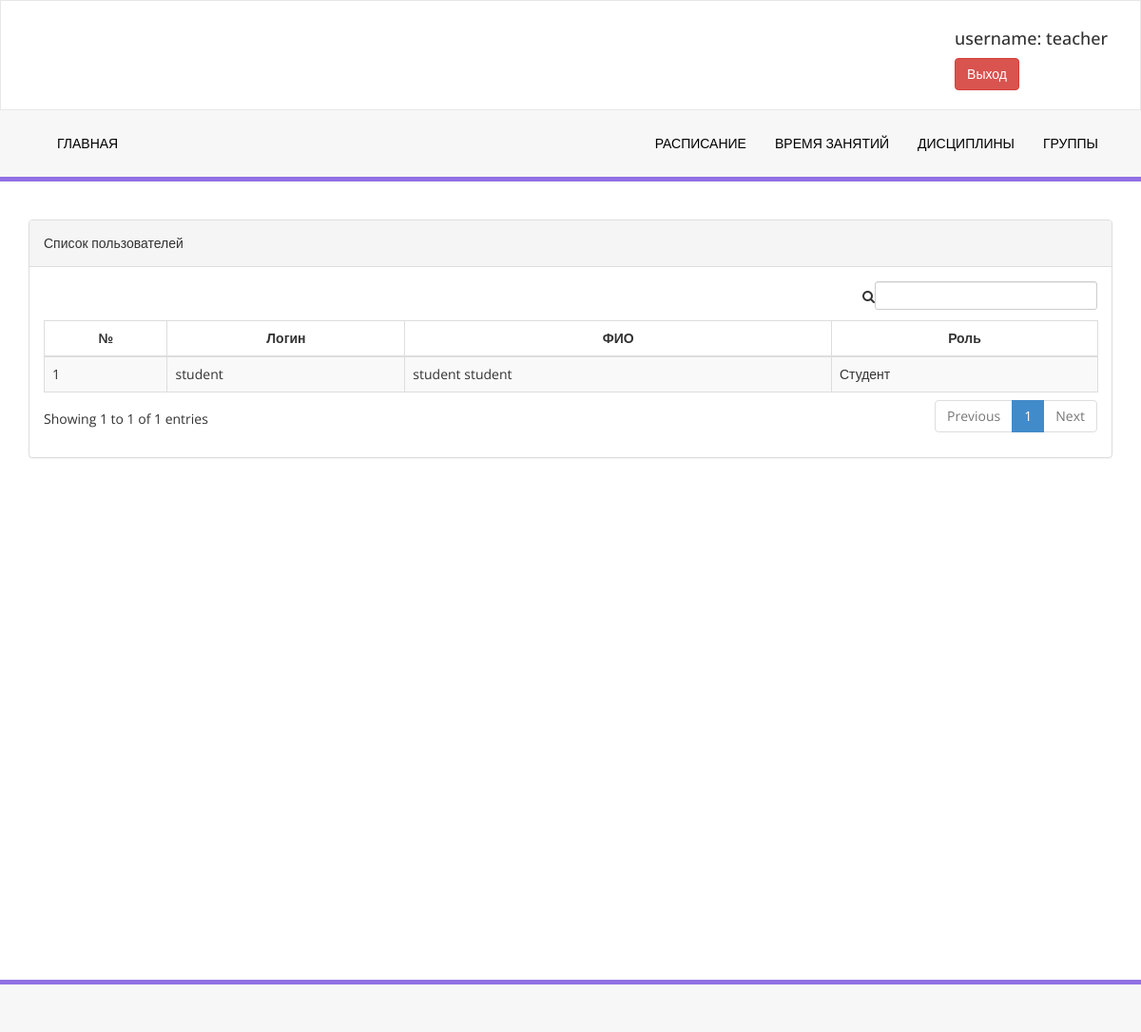
/profile/group/detail/2 (signed in), run on the app's committed database.
### Profile/models.py (models this page shows, shortened)
class Profile(models.Model):
    LEVEL = (
        ("Teacher", "Преподаватель"),
        ("Student", "Студент"),
        ("Training_division", "Учебный отдел")
    )
    user = models.OneToOneField(User, on_delete=models.CASCADE)
    first_name = models.CharField(max_length=255, null=True)
    last_name = models.CharField(max_length=255, null=True)
    otchestvo = models.CharField(max_length=255, null=True)
    level = models.CharField(max_length=255, choices=LEVEL)

### Profile/views.py (the view)
# urls.py: path('group/detail/<int:pk>', views.GroupDetailView.as_view(), name='group_detail'),
class GroupDetailView(LoginRequiredMixin, generic.DetailView):
    model = StudentGroup
    template_name = 'profile/group/detail.html'

### templates/profile/group/detail.html
{% extends "base.html" %}
{% block content %}
    <div class="row">
        <div class="col-md-12">
            <div class="panel panel-default">
                <div class="panel-heading">
                    Список пользователей
                </div>
                <div class="panel-body">
                    <div class="table-responsive">
                        <table class="table table-striped table-bordered table-hover" id="lesson_info_table">
                            <thead>
                            <tr>
                                <th class="text-center">№</th>
                                <th class="text-center">Логин</th>
                                <th class="text-center">ФИО</th>
                                <th class="text-center">Роль</th>
                            </tr>
                            </thead>
                            <tbody>
                            {% for profile in studentgroup.students.all %}
                                <tr class="odd gradeX">
                                    <td>{{ forloop.counter }}</td>
                                    <td>{{ profile.user.username }}</td>
                                    <td>{% if profile.last_name  %}{{ profile.last_name }}{% endif %} {% if profile.first_name %}{{ profile.first_name }}{% endif %} {% if profile.otchestvo %}{{ profile.otchestvo }}{% endif %}</td>
                                    <td>{{ profile.get_level_display }}</td>
                                </tr>
                            {% endfor %}
                            </tbody>
                        </table>
                    </div>
                </div>
            </div>
        </div>
    </div>
{% endblock %}

### templates/base.html (shortened to what this page needs)
{% load static %}
<!DOCTYPE html>
<html>
<head>
    <link href='{% static 'js/fullcalendar-5.3.2/lib/main.css' %}' rel='stylesheet'/>
    <link rel="stylesheet" href="//code.jquery.com/ui/1.12.1/themes/base/jquery-ui.css">
    <link rel="stylesheet" href="/resources/demos/style.css">
    <link href="{% static 'css/bootstrap.css' %}" rel="stylesheet"/>
    <link href="{% static 'css/font-awesome.css' %}" rel="stylesheet"/>
    <link href="{% static 'css/style.css' %}" rel="stylesheet"/>
    <link href="{% static 'js/dataTables/dataTables.bootstrap.css' %}" rel="stylesheet"/>
</head>
<body>
<div class="navbar navbar-inverse set-radius-zero">
    <div class="container">
        <div class="row">
            <div class="pull-right right-div">
                <h4> username: {{ request.user.username }} </h4>
                <a href="{% url 'logout' %}" class="btn btn-danger">Выход</a>
            </div>
        </div>
    </div>
</div>
<section class="menu-section">
    <div class="container">
        <div class="row ">
            <div class="col-md-12">
                <div class="navbar-collapse collapse ">
                    <ul id="menu-top" class="nav navbar-nav navbar-left">
                        <li><a id="nav-stream" href="/" class="">Главная</a></li>
                    </ul>
                    <ul id="menu-top" class="nav navbar-nav navbar-right">
                        <li><a id="nav-stream" href="{% url "calendar:list" %}" class="">Расписание</a></li>
                        <li><a id="nav-subs" href="{% url "lesson:time" %}">Время занятий</a></li>
                        <li><a id="nav-create" href="{% url 'lesson:info' %}">Дисциплины</a></li>
                        {% if request.user.profile.level == "Student" %}
                            <li><a id="nav-create" href="{% url 'profile:group_list' %}">Моя группа</a></li>
                        {% else %}
                            <li><a id="nav-create" href="{% url 'profile:group_list' %}">Группы</a></li>
                        {% endif %}
                    </ul>
                </div>
            </div>
        </div>
    </div>
</section>
<div class="content-wrapper">
    <div class="container">
        {% block content %}
        {% endblock %}
    </div>
</div>
<section class="footer-section">
</section>
</body>
</html>

### static/css/style.css (style rules this page uses)
.set-radius-zero { border-radius:0px; -moz-border-radius:0px; -webkit-border-radius:0px; }
.content-wrapper { margin-top: 40px; min-height:800px; padding-bottom:90px; }
.right-div { float: right; padding: 20px; }
#menu-top a { color:#000; text-decoration:none; font-weight:500; padding: 25px 15px 25px 15px; text-transform:uppercase; }
.menu-section { background-color: #f7f7f7; border-bottom:5px solid #9170E4; width:100% }
.navbar-inverse { background-color: #FFF; border-color: rgba(155, 153, 153, 0.23); }
.navbar { min-height: 90px; margin-bottom: 0px; }
.footer-section { padding:25px 50px 25px 50px; color:#000; font-size:13px; background-color: #f7f7f7; text-align:right; border-top:5px solid #9170E4; }

### data on the page
Profile: user.username "student", last_name "student", first_name "student", level "Студент"

### other printed values
{{ request.user.username }} "teacher"
